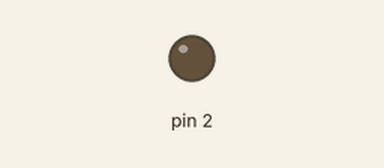
Recording of a sketch running on a simulated Arduino Uno, built with avr-gcc and run on an emulated ATmega328P. On the bench: output pins drawn as LEDs (lit = HIGH).

Above: at 6.0 s.
At 17.0 s:
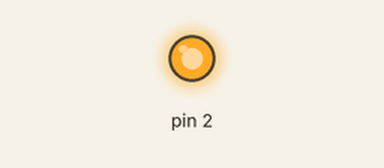
Timing chart, 0 to 28.6 s (numbered marks = the images above):
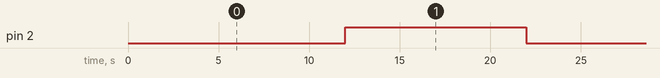

The sketch:

analogWrite.ino
```cpp
void setup() {
  // put your setup code here, to run once:
  pinMode(2,OUTPUT);
}

void loop() {
  // put your main code here, to run repeatedly:
  analogWrite(2,0);
  delay(2000);
    analogWrite(2,25);
  delay(2000);
    analogWrite(2,50);
  delay(2000);
    analogWrite(2,75);
  delay(2000);
    analogWrite(2,100);
  delay(2000);
    analogWrite(2,125);
  delay(2000);
    analogWrite(2,150);
  delay(2000);
    analogWrite(2,175);
  delay(2000);
    analogWrite(2,200);
  delay(2000);
    analogWrite(2,225);
  delay(2000);
    analogWrite(2,255);
  delay(2000);
}
```

Measured:
- by itself, pin 2: alternates HIGH for 10.0 s and LOW for 12.0 s
